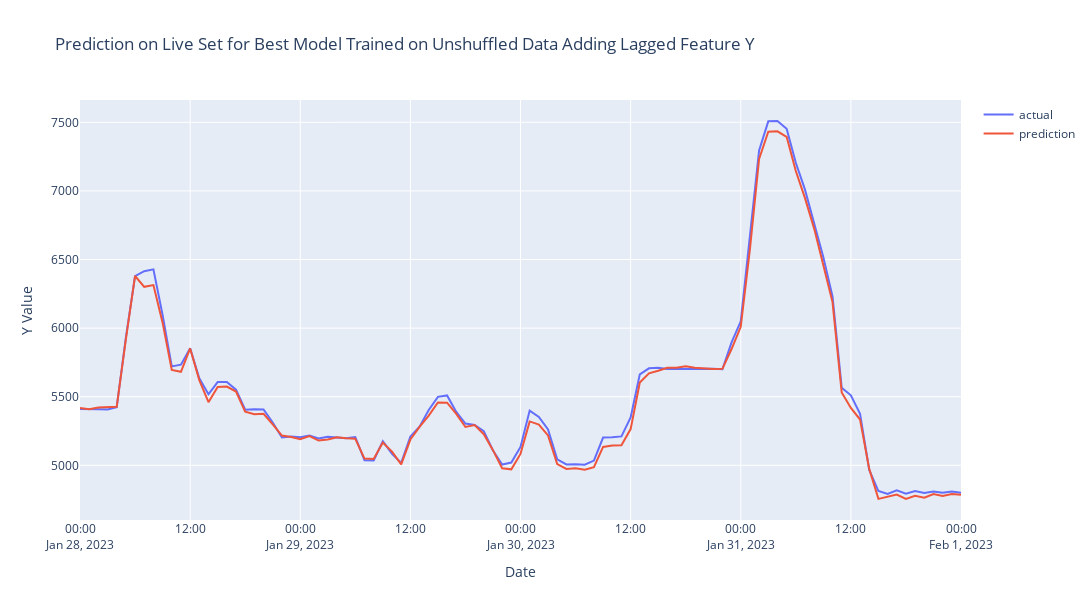

Notebook code for this chart:
### Code cell
# truncate the live set from Jan 28 to Feb 3
live_X_sample = live_X.loc['2023-01-28':'2023-02-03']
live_y_sample = live_y.loc['2023-01-28':'2023-02-03']
# get the prediction on the live set from Jan 28 to Feb 3
live_y_pred_sample = best_model_on_unshuffled.predict(live_X_sample)

fig = go.Figure()
fig.add_trace(go.Scatter(x=live_X_sample.index, y=live_y_sample, mode='lines', name='actual'))
fig.add_trace(go.Scatter(x=live_X_sample.index, y=live_y_pred_sample, mode='lines', name='prediction'))
fig.update_layout(title='Prediction on Live Set for Best Model Trained on Unshuffled Data Adding Lagged Feature Y',
                xaxis_title='Date',
                yaxis_title='Y Value',
                width=1200,
                height=600)
fig.show()
